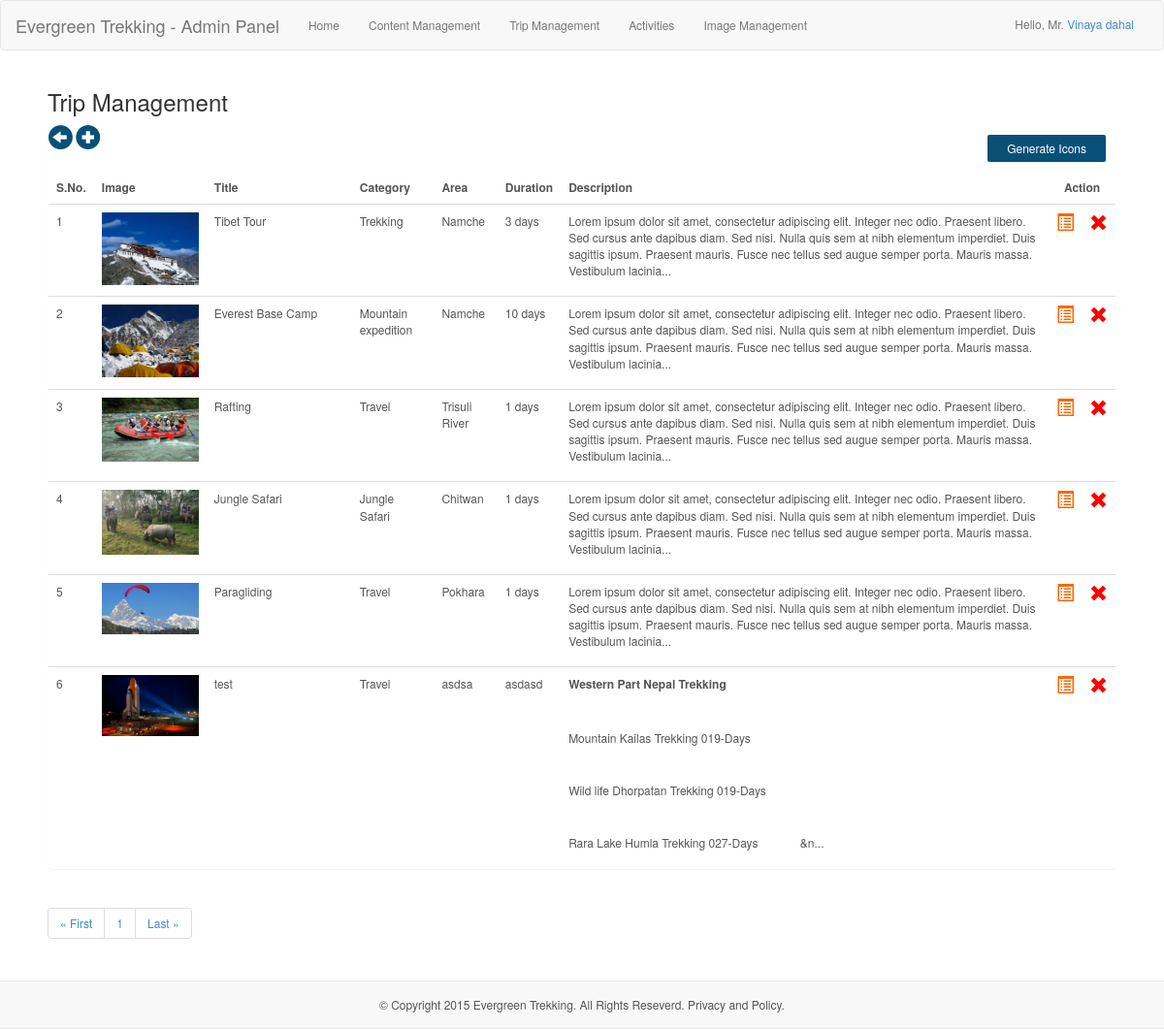
The page /admin/tripManagement/1/ (signed in) on the database its author committed.
### tables this page shows
CREATE TABLE `user` (
  `id` int(11) NOT NULL AUTO_INCREMENT,
  `name` varchar(255) NOT NULL,
  `gender` varchar(255) NOT NULL,
  `email` varchar(255) NOT NULL,
  `username` varchar(255) NOT NULL,
  `password` varchar(255) NOT NULL,
  `role` varchar(255) NOT NULL,
  PRIMARY KEY (`id`)
);

CREATE TABLE `trip` (
  `id` int(11) NOT NULL AUTO_INCREMENT,
  `title` varchar(255) NOT NULL,
  `category` varchar(255) NOT NULL,
  `desc` text NOT NULL,
  `imgPath` varchar(255) NOT NULL,
  `area` varchar(255) NOT NULL,
  `duration` varchar(255) NOT NULL,
  `departure` date NOT NULL,
  `added` date NOT NULL,
  `featured` varchar(255) NOT NULL,
  `offer` varchar(255) NOT NULL,
  `recommended` varchar(255) NOT NULL,
  PRIMARY KEY (`id`)
);

CREATE TABLE `content` (
  `id` int(11) NOT NULL AUTO_INCREMENT,
  `title` varchar(200) NOT NULL,
  `content` mediumtext NOT NULL,
  `desc` text NOT NULL,
  `keyword` varchar(200) NOT NULL,
  `metadata` mediumtext NOT NULL,
  PRIMARY KEY (`id`),
  UNIQUE KEY `type` (`keyword`)
);

### admin/controller/tripController.php (called while the page is built, shortened)
<?php
if (!empty($_GET['target'])) {
    $target = $_GET['target'];
    if ($target == 'showAll') {
        $title = "TripManagement";
        $allData = $obj_query->select_all('trip');
        $totalData = count($allData);
        $dataPerPage = 10;
        $num_pages = ceil($totalData / $dataPerPage);
        if (!empty($_GET['page']) && $_GET['page'] > 1) {
            $page = $_GET['page'] - 1;
            $start = ($dataPerPage * $page);
        } else {
            $start = 0;
        }
        $sn = $start + 1;
        $getInfo = $obj_query->select_all('trip', $start, $dataPerPage);
        $i = 1;
        if (!empty($getInfo)) {
            foreach ($getInfo as $key => $value) {
                $status = checkThumb($value['imgPath']);
                if (empty($status)) {
                    $thumbPath = createThumbnail($_SESSION['rootDir'] . '/' . $value['imgPath']);
                } else {
                    $thumbPath = $status;
                }
                $info[] = array(
                    'sn' => $i++, 'id' => $value['id'], 'title' => $value['title'],
                    'category' => $value['category'], 'desc' => $value['desc'],
                    'imgPath' => baseUrl . $thumbPath, 'area' => $value['area'],
                    'duration' => $value['duration']);
            }
        }
    }
}
function checkThumb($imgPath) {
    $files = scandir($_SESSION['rootDir'] . '/images/thumb/');
    foreach ($files as $file) {
        if ($file == '.' || $file == '..') {
            continue;
        } elseif ($file == basename($imgPath)) {
            return 'images/thumb/' . basename($imgPath);
        } else {
            continue;
        }
    }
    return NULL;
}

### init.php (called while the page is built, shortened)
<?php
require 'model/query_pak.php';
$obj_query = new query();

### model/query_pak.php (called while the page is built, shortened)
<?php
class query {
    private $dbh;
    public function __construct() {
        if (setPersistence == TRUE) {
            $this->dbh = new PDO("mysql:host=" . host . ";dbname=" . database, username, password, array(PDO::ATTR_PERSISTENT => true));
        } elseif (setPersistence == FALSE) {
            $this->dbh = new PDO("mysql:host=" . host . ";dbname=" . database, username, password);
        } else {
            echo 'Persistence must be set to TRUE or FALSE';
            exit();
        }
    }
    function select_single($col, $table, $id, $val) {
        $field = "`" . implode("`,`", $col) . "`";
        if (is_array($id) && is_array($val)) {
            $query = "SELECT " . $field . " FROM `$table` WHERE `$id[0]`=? AND `$id[1]`=?";
            $bind = $this->dbh->prepare($query);
            $bind->bindParam(1, $val[0]);
            $bind->bindParam(2, $val[1]);
            $res = $bind->execute();
            if ($res == true) {
                return($bind->fetch(PDO::FETCH_ASSOC));
            }
        } elseif (!is_array($id) || empty($id) && !is_array($val) || empty($val)) {
            $query = "SELECT " . $field . " FROM `$table` WHERE $id=?";
            $bind = $this->dbh->prepare($query);
            $bind->bindParam(1, $val);
            $res = $bind->execute();
            if ($res == true) {
                return ($bind->fetch(PDO::FETCH_ASSOC));
            }
        }
    }
    function select_all($table, $start = NULL, $dataPerPage = NULL) {
        if ($start == NULL && $dataPerPage == NULL) {
            $query = "SELECT * FROM $table";
        } else {
            $query = "SELECT * FROM $table LIMIT $start, $dataPerPage";
        }
        $val = $this->dbh->prepare($query);
        $res = $val->execute();
        if ($res == true) {
            return($val->fetchAll(PDO::FETCH_ASSOC));
        } else {
            return 0;
        }
    }
}

### admin/tripManagement.php (the view)
<?php
require '../init.php';
require 'controller/tripController.php';
require 'includes/header.php';
?>
<div class="admin_edit_center">
    <h3>Trip Management</h3>
    <div class="panel">
        <a href="<?php echo baseUrl ?>admin/home/" style="outline: 0px;" title="Back"><i class="glyphicon glyphicon-circle-arrow-left back_btn"></i></a>
        <a href="<?php echo baseUrl ?>admin/addTrip/" style="outline: 0px;" title="Add"><i class="glyphicon glyphicon-plus-sign back_btn"></i></a>
        <a href="javascript:void(0);" onclick="generateIcons('<?php echo baseUrl; ?>admin/generateThumb')"><button class="admin_edit_btn" style="float: right;">Generate Icons</button></a>
        <table class="table table-hover table_override_content">
            <tr>
                <th width="20">S.No.</th>
                <th>Image</th>
                <th>Title</th>
                <th>Category</th>
                <th>Area</th>
                <th>Duration</th>
                <th>Description</th>
                <th colspan="2" style="text-align: center">Action</th>
            </tr>
            <?php
            if (!empty($info)) {
                foreach ($info as $info) {
                    ?>
                    <tr>
                        <td width="5"><a href="<?php echo baseUrl ?>admin/editTrip/<?php echo $info['id']; ?>/"><?php echo $sn++; ?></a></td>
                        <td><a href="<?php echo baseUrl ?>admin/editTrip/<?php echo $info['id']; ?>/"><img src="<?php echo $info['imgPath'] ?>" class="productImg" /></a></td>
                        <td width="150"><a href="<?php echo baseUrl ?>admin/editTrip/<?php echo $info['id']; ?>/"><?php echo $info['title']; ?></a></td>
                        <td><?php echo $info['category']; ?></td>
                        <td><?php echo $info['area']; ?></td>
                        <td><?php echo $info['duration']; ?></td>
                        <td><?php
                            if (strlen($info['desc']) < 290) {
                                echo $info['desc'];
                            } else {
                                echo substr($info['desc'], 0, 290) . '...';
                            }
                            ?></td>
                        <td width="10"><a href="<?php echo baseUrl ?>admin/editTrip/<?php echo $info['id']; ?>/" title="Edit"><i class="glyphicon glyphicon-list-alt glyphicon_list_override"></i></a></td>
                        <td width="10"><a href="<?php echo baseUrl ?>admin/deleteTrip/<?php echo $info['id']; ?>/" title="Delete" onclick="return confirm('Are you sure?');"><i class="glyphicon glyphicon-remove glyphicon_delete_override"></i></a></td>
                    </tr>
                    <?php
                }
            }
            ?>
        </table>
    </div>
    <nav>
        <ul class="pagination">
            <li><a href="<?php echo baseUrl ?>admin/tripManagement/<?php echo 1; ?>/"><span aria-hidden="true">&laquo; First</span><span class="sr-only">Previous</span></a></li>
            <?php
            if (!empty($num_pages)) {
                for ($i = 1; $i <= $num_pages; $i++) {
                    ?>
                    <li><a href="<?php echo baseUrl ?>admin/tripManagement/<?php echo $i; ?>/"><?php echo $i; ?></a></li>
                    <?php
                }
            }
            ?>
            <li><a href="<?php echo baseUrl ?>admin/tripManagement/<?php echo $num_pages; ?>/"><span aria-hidden="true">Last &raquo;</span><span class="sr-only">Next</span></a></li>
        </ul>
    </nav>
</div>
<?php
require 'includes/footer.php';

### admin/includes/header.php (shortened to what this page needs)
<?php
$segments = explode('/', $_SERVER['REQUEST_URI']);
$page = $segments[count($segments) - 2];
if (!empty($_SESSION['id'])) {
    $col = array('username', 'password', 'name', 'gender', 'email', 'role');
    $id = 'id';
    $val = $_SESSION['id'];
    $userData = $obj_query->select_single($col, 'user', $id, $val);
    $name = $userData['name'];
    $gender = $userData['gender'];
}
?>
<!DOCTYPE html>
<html>
    <head>
        <link href="<?php echo baseUrl; ?>css/baseStyle.css" type="text/css" rel="stylesheet" />
        <link href="<?php echo baseUrl; ?>css/adminStyle.css" type="text/css" rel="stylesheet" />
    </head>
    <body <?php
    if (!empty($_SESSION['status']) && $_SESSION['status'] == 'ok') {
        echo 'onload="show_flash(\'success\');"';
    } elseif (!empty($_SESSION['status']) && $_SESSION['status'] == 'error') {
        echo 'onload="show_flash(\'failed\');"';
    }
    ?>>
            <?php
            if ($title != 'Login') {
                ?>
            <nav class="navbar navbar-default" style="margin: 0px" role="navigation">
                <div class="container-fluid">
                    <div class="navbar-header">
                        <a class="navbar-brand" href="<?php echo baseUrl; ?>admin/home">Evergreen Trekking - Admin Panel</a>
                    </div>
                    <div class="collapse navbar-collapse" id="bs-example-navbar-collapse-1">
                        <ul class="nav navbar-nav">
                            <li><a href="<?php echo baseUrl; ?>admin/home/" style="outline: 0px;">Home</a></li>
                            <li><a href="<?php echo baseUrl; ?>admin/contentManagement/" style="outline: 0px;">Content Management</a></li>
                            <li><a href="<?php echo baseUrl; ?>admin/tripManagement/1/" style="outline: 0px;">Trip Management</a></li>
                            <li><a href="<?php echo baseUrl; ?>admin/activities/1/" style="outline: 0px;">Activities</a></li>
                            <li><a href="<?php echo baseUrl; ?>admin/images/" style="outline: 0px;">Image Management</a></li>
                        </ul>
                        <span class="nav_user_info">Hello,
                            <?php
                            if ($gender == 'male' || $gender == 'Male') {
                                echo 'Mr. ';
                            } else {
                                echo 'Ms. ';
                            }
                            ?>
                            <a href="javascript:void(0);" id="name_link"><?php echo ucfirst($name); ?></a></span>
                    </div>
                </div>
            </nav>
            <?php
        }

### admin/includes/footer.php (shortened to what this page needs)
<?php
$col = array('content');
$id = 'keyword';
$val = 'copyright';
$res = $obj_query->select_single($col, 'content', $id, $val);
if (empty($res)) {
    $copyright = 'No data can be recieved.';
} else {
    $copyright = $res['content'];
}
?>
<nav class="<?php
if ($page == 'addContent' || $page == 'addTrip' || $title == 'TripManagement' || $title == 'EditInfo' || $title == 'EditTrip' || $title == 'AddTeam' || $title == 'EditTeam' || $title == 'EditSlider' || $title == 'ClientReview' || $title == 'EditReview' || !empty($footerName)) {
    echo 'footerNormal';
} else {
    echo 'navbar navbar-default navbar-fixed-bottom';
}
?>" style="z-index:0;" id="footerAdmin">
    <div class="footer_center">
        <?php
        if (!empty($copyright)) {
            echo $copyright;
        }
        ?>
    </div>
</nav>
</body>
</html>

### css/adminStyle.css (style rules this page uses)
* { padding:0; }
body { background:#fff; font-size:12px; }
.nav_user_info { color:#777; float:right; margin-top:15px; }
.admin_edit_center { margin:20px auto; width:1100px; display:table; }
.back_btn { color:#095077; font-size:25px; }
.table_override_content { margin-top:20px; width:1100px; color:#555; }
.table_override_content a { color:#555; outline:0; }
.admin_edit_btn { float:left; margin:10px 10px 10px 0; border:none; background:#095077; color:#fff; padding:5px 20px; border-radius:2px; display:table-cell; }
.productImg { display:block; height:auto; width:100px; }
.glyphicon_list_override { color:#f60; font-size:18px; }
.glyphicon_delete_override { color:red; font-size:19px; }
.footerNormal { min-height:50px; max-height: 100%; background:#f8f8f8; border-top:1px solid #e7e7e7; border-bottom:1px solid #e7e7e7; }
.footer_center { color:#555; margin-top:15px; text-align:center; }

### rows shown on the page
user: name "Vinaya dahal"
trip: shows a picture, title "Tibet Tour", category "Trekking", area "Namche", duration "3 days", desc "Lorem ipsum dolor sit amet, consectetur adipiscing elit. Integer nec odio. Praesent libero. Sed cursus ante dapibus diam. Sed nisi. Nulla quis sem at nibh elementum imperdiet. Duis sagittis ipsum. Praesent mauris. Fusce nec tellus sed augue semper porta. Mauris massa. Vestibulum lacinia"
trip: shows a picture, title "Everest Base Camp", category "Mountain expedition", area "Namche", duration "10 days", desc "Lorem ipsum dolor sit amet, consectetur adipiscing elit. Integer nec odio. Praesent libero. Sed cursus ante dapibus diam. Sed nisi. Nulla quis sem at nibh elementum imperdiet. Duis sagittis ipsum. Praesent mauris. Fusce nec tellus sed augue semper porta. Mauris massa. Vestibulum lacinia"
trip: shows a picture, title "Rafting", category "Travel", area "Trisuli River", duration "1 days", desc "Lorem ipsum dolor sit amet, consectetur adipiscing elit. Integer nec odio. Praesent libero. Sed cursus ante dapibus diam. Sed nisi. Nulla quis sem at nibh elementum imperdiet. Duis sagittis ipsum. Praesent mauris. Fusce nec tellus sed augue semper porta. Mauris massa. Vestibulum lacinia"
trip: shows a picture, title "Jungle Safari", category "Jungle Safari", area "Chitwan", duration "1 days", desc "Lorem ipsum dolor sit amet, consectetur adipiscing elit. Integer nec odio. Praesent libero. Sed cursus ante dapibus diam. Sed nisi. Nulla quis sem at nibh elementum imperdiet. Duis sagittis ipsum. Praesent mauris. Fusce nec tellus sed augue semper porta. Mauris massa. Vestibulum lacinia"
trip: shows a picture, title "Paragliding", category "Travel", area "Pokhara", duration "1 days", desc "Lorem ipsum dolor sit amet, consectetur adipiscing elit. Integer nec odio. Praesent libero. Sed cursus ante dapibus diam. Sed nisi. Nulla quis sem at nibh elementum imperdiet. Duis sagittis ipsum. Praesent mauris. Fusce nec tellus sed augue semper porta. Mauris massa. Vestibulum lacinia"
trip: shows a picture, title "test", category "Travel", area "asdsa", duration "asdasd", desc "Western Part Nepal Trekking Mountain Kailas Trekking 019-Days Wild life Dhorpatan Trekking 019-Days Rara Lake Humla Trekking 027-Days &n"
content: content "© Copyright 2015 Evergreen Trekking. All Rights Reseverd. Privacy and Policy."
